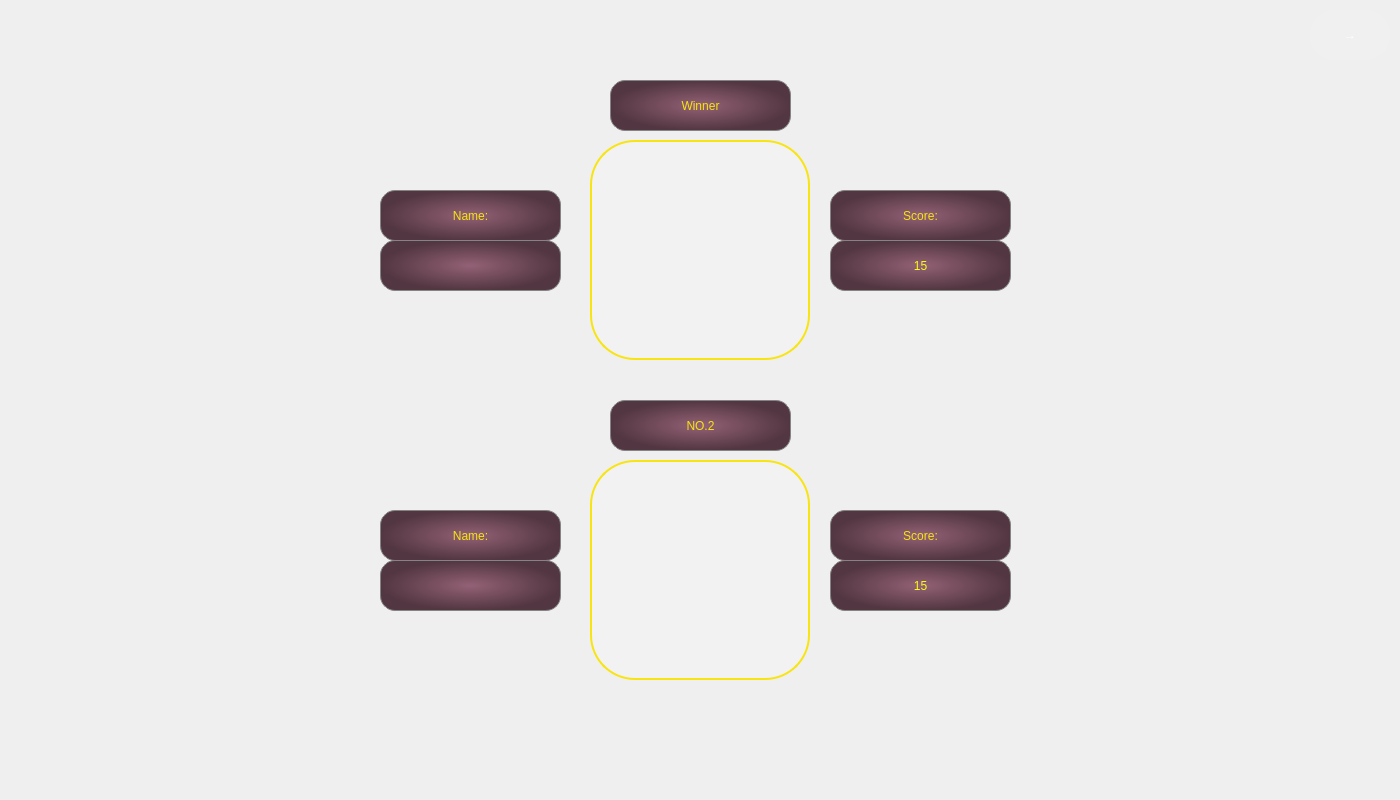
<?xml version="1.0" encoding="UTF-8"?>
<ui version="4.0">
 <class>END1</class>
 <widget class="QWidget" name="END1">
  <property name="geometry">
   <rect>
    <x>0</x>
    <y>0</y>
    <width>1400</width>
    <height>800</height>
   </rect>
  </property>
  <property name="sizePolicy">
   <sizepolicy hsizetype="Preferred" vsizetype="Preferred">
    <horstretch>0</horstretch>
    <verstretch>0</verstretch>
   </sizepolicy>
  </property>
  <property name="minimumSize">
   <size>
    <width>1400</width>
    <height>800</height>
   </size>
  </property>
  <property name="maximumSize">
   <size>
    <width>1400</width>
    <height>800</height>
   </size>
  </property>
  <property name="windowTitle">
   <string>Winning</string>
  </property>
  <property name="styleSheet">
   <string notr="true">#END1{
border-image: url(:/images/rule_background.png);
}</string>
  </property>
  <widget class="QLabel" name="no1">
   <property name="geometry">
    <rect>
     <x>590</x>
     <y>140</y>
     <width>220</width>
     <height>220</height>
    </rect>
   </property>
   <property name="styleSheet">
    <string notr="true">background-color: rgba(255, 255, 254, 50);
border:2px solid rgb(247, 228, 16);
border-radius:45px;</string>
   </property>
   <property name="text">
    <string/>
   </property>
  </widget>
  <widget class="QLabel" name="label_1">
   <property name="geometry">
    <rect>
     <x>610</x>
     <y>80</y>
     <width>181</width>
     <height>51</height>
    </rect>
   </property>
   <property name="styleSheet">
    <string notr="true">background-color:qradialgradient(spread:pad, cx:0.5, cy:0.5, radius:0.5, fx:0.5, fy:0.5, stop:0 rgba(147, 97, 117, 255), stop:1 rgba(82, 54, 65, 255));
border-radius:15px;
border:1px solid rgb(132, 132, 132);
font:75 italic 18pt &quot;Bodoni MT&quot; ;
color:rgb(247, 228, 16);</string>
   </property>
   <property name="text">
    <string>Winner</string>
   </property>
   <property name="alignment">
    <set>Qt::AlignCenter</set>
   </property>
  </widget>
  <widget class="QLabel" name="no2">
   <property name="geometry">
    <rect>
     <x>590</x>
     <y>460</y>
     <width>220</width>
     <height>220</height>
    </rect>
   </property>
   <property name="styleSheet">
    <string notr="true">background-color: rgba(255, 255, 254, 50);
border:2px solid rgb(247, 228, 16);
border-radius:45px;</string>
   </property>
   <property name="text">
    <string/>
   </property>
  </widget>
  <widget class="QLabel" name="label_2">
   <property name="geometry">
    <rect>
     <x>610</x>
     <y>400</y>
     <width>181</width>
     <height>51</height>
    </rect>
   </property>
   <property name="styleSheet">
    <string notr="true">background-color:qradialgradient(spread:pad, cx:0.5, cy:0.5, radius:0.5, fx:0.5, fy:0.5, stop:0 rgba(147, 97, 117, 255), stop:1 rgba(82, 54, 65, 255));
border-radius:15px;
border:1px solid rgb(132, 132, 132);
font:75 italic 18pt &quot;Bodoni MT&quot; ;
color:rgb(247, 228, 16);</string>
   </property>
   <property name="text">
    <string>NO.2</string>
   </property>
   <property name="alignment">
    <set>Qt::AlignCenter</set>
   </property>
  </widget>
  <widget class="QLabel" name="label">
   <property name="geometry">
    <rect>
     <x>0</x>
     <y>0</y>
     <width>1400</width>
     <height>800</height>
    </rect>
   </property>
   <property name="styleSheet">
    <string notr="true">border-image: url(:/images/rule_background.png);</string>
   </property>
   <property name="text">
    <string/>
   </property>
  </widget>
  <widget class="QToolButton" name="back">
   <property name="geometry">
    <rect>
     <x>1310</x>
     <y>10</y>
     <width>80</width>
     <height>50</height>
    </rect>
   </property>
   <property name="styleSheet">
    <string notr="true">font: 48pt &quot;Algerian&quot;;
color:white;
background-color: rgba(255, 255, 254, 20);
border-radius:25px;</string>
   </property>
   <property name="text">
    <string>→</string>
   </property>
  </widget>
  <widget class="QLabel" name="label_3">
   <property name="geometry">
    <rect>
     <x>830</x>
     <y>190</y>
     <width>181</width>
     <height>51</height>
    </rect>
   </property>
   <property name="styleSheet">
    <string notr="true">background-color:qradialgradient(spread:pad, cx:0.5, cy:0.5, radius:0.5, fx:0.5, fy:0.5, stop:0 rgba(147, 97, 117, 255), stop:1 rgba(82, 54, 65, 255));
border-radius:15px;
border:1px solid rgb(132, 132, 132);
font:75 italic 18pt &quot;Bodoni MT&quot; ;
color:rgb(247, 228, 16);</string>
   </property>
   <property name="text">
    <string>Score:</string>
   </property>
   <property name="alignment">
    <set>Qt::AlignCenter</set>
   </property>
  </widget>
  <widget class="QLabel" name="score1">
   <property name="geometry">
    <rect>
     <x>830</x>
     <y>240</y>
     <width>181</width>
     <height>51</height>
    </rect>
   </property>
   <property name="styleSheet">
    <string notr="true">background-color:qradialgradient(spread:pad, cx:0.5, cy:0.5, radius:0.5, fx:0.5, fy:0.5, stop:0 rgba(147, 97, 117, 255), stop:1 rgba(82, 54, 65, 255));
border-radius:15px;
border:1px solid rgb(132, 132, 132);
font:75 italic 18pt &quot;Bodoni MT&quot; ;
color:rgb(247, 255, 16);</string>
   </property>
   <property name="text">
    <string>15</string>
   </property>
   <property name="alignment">
    <set>Qt::AlignCenter</set>
   </property>
  </widget>
  <widget class="QLabel" name="label_5">
   <property name="geometry">
    <rect>
     <x>830</x>
     <y>510</y>
     <width>181</width>
     <height>51</height>
    </rect>
   </property>
   <property name="styleSheet">
    <string notr="true">background-color:qradialgradient(spread:pad, cx:0.5, cy:0.5, radius:0.5, fx:0.5, fy:0.5, stop:0 rgba(147, 97, 117, 255), stop:1 rgba(82, 54, 65, 255));
border-radius:15px;
border:1px solid rgb(132, 132, 132);
font:75 italic 18pt &quot;Bodoni MT&quot; ;
color:rgb(247, 228, 16);</string>
   </property>
   <property name="text">
    <string>Score:</string>
   </property>
   <property name="alignment">
    <set>Qt::AlignCenter</set>
   </property>
  </widget>
  <widget class="QLabel" name="score2">
   <property name="geometry">
    <rect>
     <x>830</x>
     <y>560</y>
     <width>181</width>
     <height>51</height>
    </rect>
   </property>
   <property name="styleSheet">
    <string notr="true">background-color:qradialgradient(spread:pad, cx:0.5, cy:0.5, radius:0.5, fx:0.5, fy:0.5, stop:0 rgba(147, 97, 117, 255), stop:1 rgba(82, 54, 65, 255));
border-radius:15px;
border:1px solid rgb(132, 132, 132);
font:75 italic 18pt &quot;Bodoni MT&quot; ;
color:rgb(247, 255, 16);</string>
   </property>
   <property name="text">
    <string>15</string>
   </property>
   <property name="alignment">
    <set>Qt::AlignCenter</set>
   </property>
  </widget>
  <widget class="QLabel" name="label_4">
   <property name="geometry">
    <rect>
     <x>380</x>
     <y>190</y>
     <width>181</width>
     <height>51</height>
    </rect>
   </property>
   <property name="styleSheet">
    <string notr="true">background-color:qradialgradient(spread:pad, cx:0.5, cy:0.5, radius:0.5, fx:0.5, fy:0.5, stop:0 rgba(147, 97, 117, 255), stop:1 rgba(82, 54, 65, 255));
border-radius:15px;
border:1px solid rgb(132, 132, 132);
font:75 italic 18pt &quot;Bodoni MT&quot; ;
color:rgb(247, 228, 16);</string>
   </property>
   <property name="text">
    <string>Name:</string>
   </property>
   <property name="alignment">
    <set>Qt::AlignCenter</set>
   </property>
  </widget>
  <widget class="QLabel" name="name1">
   <property name="geometry">
    <rect>
     <x>380</x>
     <y>240</y>
     <width>181</width>
     <height>51</height>
    </rect>
   </property>
   <property name="styleSheet">
    <string notr="true">background-color:qradialgradient(spread:pad, cx:0.5, cy:0.5, radius:0.5, fx:0.5, fy:0.5, stop:0 rgba(147, 97, 117, 255), stop:1 rgba(82, 54, 65, 255));
border-radius:15px;
border:1px solid rgb(132, 132, 132);
font:75 italic 18pt &quot;Bodoni MT&quot; ;
color:rgb(247, 255, 16);</string>
   </property>
   <property name="text">
    <string/>
   </property>
   <property name="alignment">
    <set>Qt::AlignCenter</set>
   </property>
  </widget>
  <widget class="QLabel" name="label_6">
   <property name="geometry">
    <rect>
     <x>380</x>
     <y>510</y>
     <width>181</width>
     <height>51</height>
    </rect>
   </property>
   <property name="styleSheet">
    <string notr="true">background-color:qradialgradient(spread:pad, cx:0.5, cy:0.5, radius:0.5, fx:0.5, fy:0.5, stop:0 rgba(147, 97, 117, 255), stop:1 rgba(82, 54, 65, 255));
border-radius:15px;
border:1px solid rgb(132, 132, 132);
font:75 italic 18pt &quot;Bodoni MT&quot; ;
color:rgb(247, 228, 16);</string>
   </property>
   <property name="text">
    <string>Name:</string>
   </property>
   <property name="alignment">
    <set>Qt::AlignCenter</set>
   </property>
  </widget>
  <widget class="QLabel" name="name2">
   <property name="geometry">
    <rect>
     <x>380</x>
     <y>560</y>
     <width>181</width>
     <height>51</height>
    </rect>
   </property>
   <property name="styleSheet">
    <string notr="true">background-color:qradialgradient(spread:pad, cx:0.5, cy:0.5, radius:0.5, fx:0.5, fy:0.5, stop:0 rgba(147, 97, 117, 255), stop:1 rgba(82, 54, 65, 255));
border-radius:15px;
border:1px solid rgb(132, 132, 132);
font:75 italic 18pt &quot;Bodoni MT&quot; ;
color:rgb(247, 255, 16);</string>
   </property>
   <property name="text">
    <string/>
   </property>
   <property name="alignment">
    <set>Qt::AlignCenter</set>
   </property>
  </widget>
  <zorder>label</zorder>
  <zorder>label_1</zorder>
  <zorder>label_2</zorder>
  <zorder>no1</zorder>
  <zorder>no2</zorder>
  <zorder>back</zorder>
  <zorder>label_3</zorder>
  <zorder>score1</zorder>
  <zorder>label_5</zorder>
  <zorder>score2</zorder>
  <zorder>label_4</zorder>
  <zorder>name1</zorder>
  <zorder>label_6</zorder>
  <zorder>name2</zorder>
 </widget>
 <resources/>
 <connections/>
</ui>
